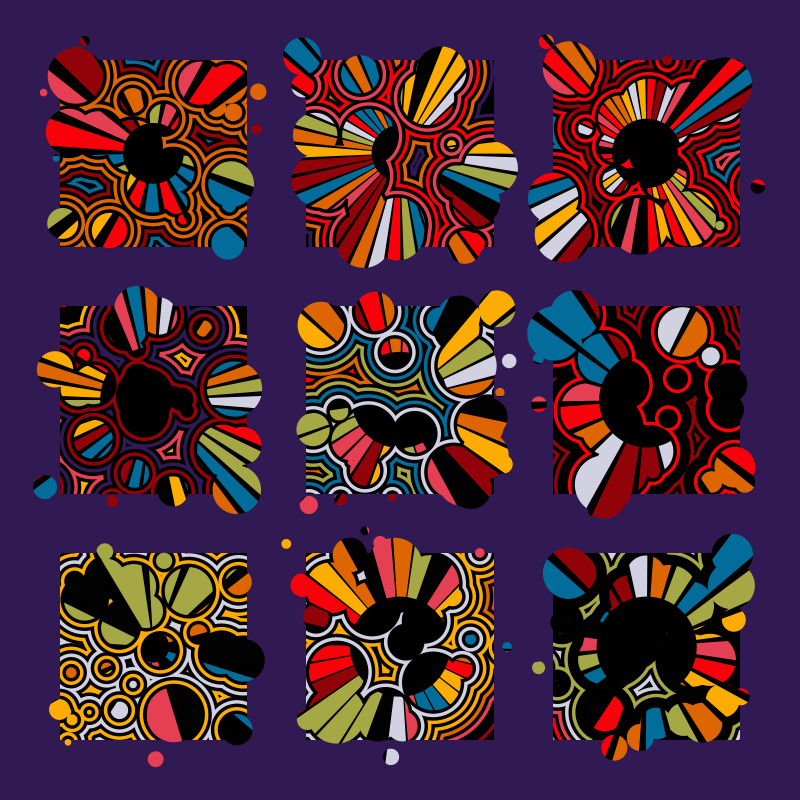
Frame 1 (no input)
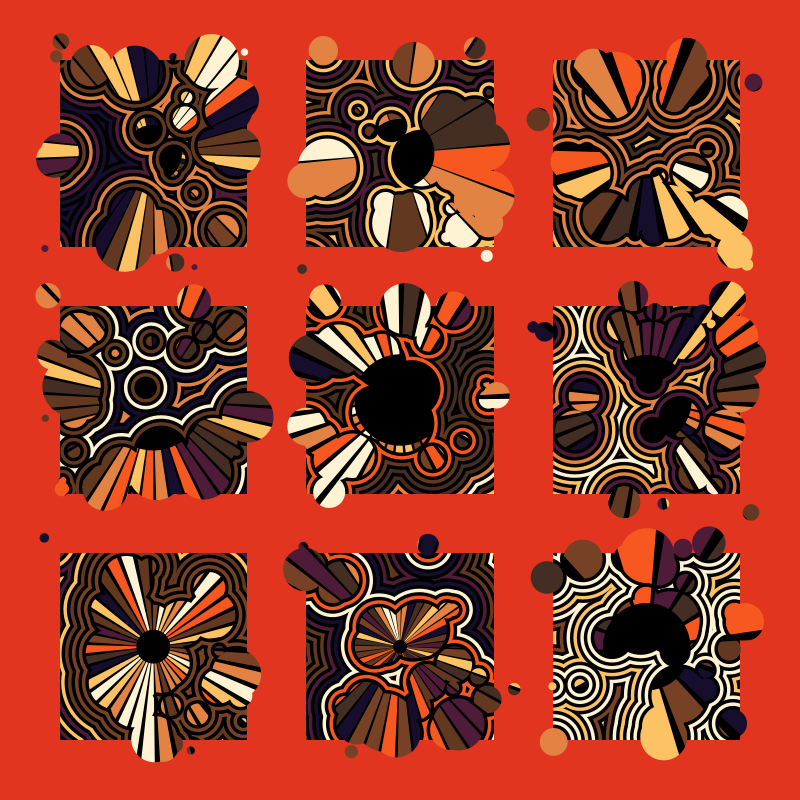
Frame 2 (the mouse pressed at the canvas centre, redrawn once)

The Processing sketch that drew these frames (run headless with seeded random() and noise(); the mouse was pressed at the canvas centre and the sketch redrawn once):

// Processing sketch: sketch_20200708_rays_and_ripples
// ── sketch_20200708_rays_and_ripples.pde
PGraphics rays, mask;

float main_border = 30;

float ripple_width = 0.028;
int num_circs = 30;
Range circ_size_range = new Range(0.02, 0.24);
Circle[] circles = new Circle[num_circs];

Range ray_inner_range = new Range(0.02, 0.25);
Range ray_count_range = new Range(5, 45);
Range ray_gap_range = new Range(0.05, 0.30);

int grid = 3;
Bounds[] all_bounds = new Bounds[grid * grid];
float border = 0.01;
float inset = 0.12;

boolean colored_ripples = true;
boolean colored_rays = true;

int num_palettes = 2;
color[] palette = new color[5 * num_palettes];

void setup() {
	size(800, 800);
	noStroke();
	rays = createGraphics(width, height);
	mask = createGraphics(width, height);
}

void keyPressed() {
	if (key == ' ') {
		loop();
	}
	if (key == 's' || key == 'S') {
		int y = year();
		int m = month();
		int d = day();
		int h = hour();
		int n = minute();
		int s = second();
		String filename = "RaysAndRipples" + Integer.toString(y) + Integer.toString(m) + Integer.toString(d) + Integer.toString(h) + Integer.toString(n) + Integer.toString(s) + ".png";
		save("Images/" + filename);
		println("Saved: " + filename);
	}
}

void draw() {
	noLoop();
	
	for (int i = 0; i < num_palettes; i++) {
		color[] pal = palettes[int(random(palettes.length))];
		for (int j = 0; j < 5; j++) {
			palette[i * 5 + j] = pal[j];
		}
	}
	
	int bg_index = int(random(palette.length));
	color bg_color = palette[bg_index];
	palette[bg_index] = palette[palette.length - 1];
	
	background(bg_color);
	
	mask.beginDraw();
	mask.noStroke();
	mask.background(0);
	mask.fill(255);
	mask.endDraw();
	
	rays.beginDraw();
	rays.background(0);
	rays.noStroke();
	rays.endDraw();
	
	float sz = (width - 2 * main_border) / grid;
	for (int j = 0; j < grid; j++) {
		for (int i = 0; i < grid; i++) {
			all_bounds[j * grid + i] = new Bounds(main_border + sz * i, main_border + sz * j, sz, sz);
		}
	}
	
	for (Bounds bounds : all_bounds) {
		for (int i = 0; i < num_circs; i++) {
			float r = circ_size_range.rand();
			float x = random(border + r / 2 , 1 - border - r / 2);
			float y = random(border + r / 2, 1 - border - r / 2);
			circles[i] = new Circle(x, y, r);
		}
		
		clip(
			bounds.x + bounds.w * inset,
			bounds.y + bounds.w * inset,
			bounds.w * (1 - 2 * inset),
			bounds.w * (1 - 2 * inset)
			);
		
		int num_ripples = int((1 - 2 * (inset)) / ripple_width) + 1;
		for (int i = 0; i < num_ripples; i++) {
			fill(
				(num_ripples - i) % 2 == 0
				? (colored_ripples ? palette[int(random(palette.length))] : 255)
				: 0
				);
			for (Circle circ : circles) {
				circle(bounds.x + bounds.w * circ.x, bounds.y + bounds.w * circ.y, bounds.w * (circ.r + ripple_width * (num_ripples - i)));
			}
		}
		
		noClip();
		
		mask.beginDraw();
		for (Circle circ : circles) {
			mask.circle(bounds.x + bounds.w * circ.x, bounds.y + bounds.w * circ.y, bounds.w * circ.r);
		}
		mask.endDraw();
		
		rays.beginDraw();
		rays.clip(bounds.x, bounds.y, bounds.w, bounds.w);
		
		if (!colored_rays) {
			rays.fill(palette[int(random(palette.length - 1))]);
		}
		
		float ray_inner = ray_inner_range.rand();
		float ray_outer = 1;
		float ray_gap = ray_gap_range.rand();
		int ray_count = ray_count_range.rand_int();
		
		float a_ray = TWO_PI / ray_count;
		float a_off = random(TWO_PI);
		
		for (int i = 0; i < ray_count; i++) {
			if (colored_rays) {
				rays.fill(palette[int(random(palette.length - 1))]);
			}
			
			rays.beginShape();
			rays.vertex(
				bounds.x + bounds.w / 2 + bounds.w * ray_inner * cos(a_off + a_ray * i),
				bounds.y + bounds.w / 2 + bounds.w * ray_inner * sin(a_off + a_ray * i)
				);
			if (a_ray > radians(15)) {
				float da = a_ray / 10;
				for (int j = 1; j < 10; j++) {
					rays.vertex(
						bounds.x + bounds.w / 2 + bounds.w * ray_inner * cos(a_off + a_ray * i + da * (1 - ray_gap) * j),
						bounds.y + bounds.w / 2 + bounds.w * ray_inner * sin(a_off + a_ray * i + da * (1 - ray_gap) * j)
						);
				}
			}
			rays.vertex(
				bounds.x + bounds.w / 2 + bounds.w * ray_inner * cos(a_off + a_ray * i + a_ray * (1 - ray_gap)),
				bounds.y + bounds.w / 2 + bounds.w * ray_inner * sin(a_off + a_ray * i + a_ray * (1 - ray_gap))
				);
			rays.vertex(
				bounds.x + bounds.w / 2 + bounds.w * ray_outer * cos(a_off + a_ray * i + a_ray * (1 - ray_gap)),
				bounds.y + bounds.w / 2 + bounds.w * ray_outer * sin(a_off + a_ray * i + a_ray * (1 - ray_gap))
				);
			rays.vertex(
				bounds.x + bounds.w / 2 + bounds.w * ray_outer * cos(a_off + a_ray * i + a_ray * (1 - ray_gap) * 0.5),
				bounds.y + bounds.w / 2 + bounds.w * ray_outer * sin(a_off + a_ray * i + a_ray * (1 - ray_gap) * 0.5)
				);
			rays.vertex(
				bounds.x + bounds.w / 2 + bounds.w * ray_outer * cos(a_off + a_ray * i),
				bounds.y + bounds.w / 2 + bounds.w * ray_outer * sin(a_off + a_ray * i)
				);
			rays.endShape(CLOSE);
		}
		rays.noClip();
		rays.endDraw();
	}
	
	PImage rays_img = rays.get();
	rays_img.mask(mask.get());
	image(rays_img, 0, 0);
}

// ── palettes.pde
color[][] palettes = {
	{#b7b7af, #848388, #5d5e60, #373737, #0f0f0f} ,
	{#131a08, #303d0f, #7b9a00, #fd0462, #9d0105} ,
	{#684144, #cb0f4c, #cf92b1, #ecb83e, #eb5815} ,
	{#e2c2a9, #d7a739, #e25359, #d5e3e4, #0a3b4c} ,
	{#021524, #052b36, #015768, #4e80a1, #fbfcfe} ,
	{#93cb9a, #f0b7bd, #f3e88e, #99e3ec, #50b4c3} ,
	{#544327, #011762, #859a01, #e7bf22, #8da1aa} ,
	{#81edf7, #00a4c0, #02748f, #f70110, #6e0516} ,
	{#475808, #9ab031, #deca98, #92b8cb, #30646f} ,
	{#172b44, #02487c, #42b3eb, #acb1b4, #285f1e} ,
	{#270601, #5d2806, #984b17, #dfac73, #2695a9} ,
	{#795243, #925632, #c06431, #cd8b59, #d0ac7a} ,
	{#328f0a, #d73888, #c4a37a, #425c2d, #030408} ,
	{#ffe4cf, #fad6b6, #89968f, #535f6b, #0a1117} ,
	{#fff8f0, #bb89c6, #7c7cb0, #5f3d91, #433f9e} ,
	{#051016, #203844, #bcebc9, #9a5492, #511932} ,
	{#a32048, #ff919e, #f0cfe4, #00aea5, #024b42} ,
	{#021a04, #395b11, #fa4e42, #b92f2f, #8f140c} ,
	{#224201, #6a8824, #a39a4d, #c29f05, #f0f0f0} ,
	{#8f77a9, #74193a, #feff73, #8d9a04, #0c3004} ,
	{#15120b, #a02a06, #9bc19c, #7a8124, #283a10} ,
	{#070c20, #334c6b, #868b8e, #faf5ef, #534538} ,
	{#a41322, #025537, #03d4ad, #ffffff, #b7c402} ,
	{#FFFFFF, #A5B341, #38878B, #8B4E21, #E8B973} ,
	{#065653, #358680, #aec8bf, #c39a7c, #1e130d} ,
	{#b81c4c, #fe86b3, #ffffff, #825947, #50210d} ,
	{#fdfef9, #a2b1c8, #989590, #464847, #060201} ,
	{#526049, #56a69d, #457ed5, #414c62, #07100b} ,
	{#ffffff, #d46355, #9e774c, #6a3c2c, #301411} ,
	{#b7711b, #ca9b53, #ffffff, #01b2d4, #024369} ,
	{#170E2D, #4E1C39, #E1351F, #F75820, #FDC264} ,
	{#532d1a, #a55733, #ca9760, #29e2e5, #485d3c} ,
	{#B2922F, #D13040, #F27579, #F1B8BE, #EFF3F4} ,
	{#d0833b, #e12d2e, #7bdcef, #248490, #002d3c} ,
	{#004b62, #00828f, #81c0c5, #f2eeed, #f9b401} ,
	{#595661, #8d8d8d, #f4f6f5, #b08e44, #7292ab} ,
	{#7ccdde, #ffda15, #fffdf8, #e6c4a8, #b85a1c} ,
	{#fbc646, #ee8005, #88ab13, #a50239, #282820} ,
	{#d0dcb4, #f1692b, #f8f7fc, #6a6667, #282923} ,
	{#2c2721, #66513c, #967f5f, #d0ba91, #ffffff} ,
	{#6a952a, #ff1463, #b479bb, #15362f, #000000} ,
	{#0e0e44, #8f2086, #fdd55b, #94d4ed, #23a6da} ,
	{#af4305, #efc437, #e2bc73, #cedeee, #627fa9} ,
	{#bb59a6, #c877ba, #e7a5ef, #fcba1b, #cb4812} ,
	{#3f4a5c, #be5a04, #cd954b, #e7c892, #ffffff} ,
	{#0c2e5e, #565a63, #d0c6ba, #f49656, #4c220a} ,
	{#072a16, #2d6b22, #8ab446, #acc864, #d3e29d} ,
	{#495049, #57898a, #b3b89a, #ccae66, #cb9362} ,
	{#770c16, #be1124, #187999, #e9ae38, #ffffff} ,
	{#352211, #966233, #fdca9b, #505163, #030208} ,
	{#56752f, #b2b657, #ffffff, #80695b, #473e37} ,
	{#390a10, #bd2f3f, #ecb3c2, #9aab29, #1a2916} ,
	{#584b3b, #a69585, #ffffff, #b80000, #830506} ,
	{#001415, #5ac5d7, #25779f, #0b8671, #78e08b} ,
	{#ffffff, #81776b, #504748, #0f0e0c, #6a8286} ,
	{#870102, #c91b02, #f0741a, #d68769, #f0d4c8} ,
	{#121617, #324644, #547062, #7f9894, #c5e3db} ,
	{#442e23, #623820, #774125, #e28343, #fff3d3} ,
	{#03080c, #212940, #6f7188, #afc0dc, #eecfa3} ,
	{#47391c, #b77538, #ac8f63, #7e91af, #c71b1b} ,
	{#757c84, #878181, #baada5, #e3caac, #ded2c4} ,
	{#6a9c43, #86b976, #8fbc93, #d3dbb4, #e37601} ,
	{#011226, #017db3, #da0227, #fe7062, #49197c} ,
	{#392820, #cc8655, #f0c3ac, #d9d6df, #f51321} ,
	{#dd8200, #f3b93c, #ffec8d, #7eac01, #355c01} ,
	{#552743, #963c79, #b55f9c, #cf90bd, #b4afc6} ,
	{#402c21, #825842, #c49f82, #fcfcfa, #93ac2a} ,
	{#026d9b, #a6a845, #920309, #e53f53, #311953} ,
	{#664b42, #927a76, #cf9c7d, #f0f3fc, #80d6f1} ,
	{#faf34d, #8d7e0b, #f2223a, #ffffff, #497dc6} ,
	{#1e1c21, #4e6d34, #aeaa2d, #e9d576, #ffe996} ,
	{#08091b, #6486ac, #c0bfc4, #eedfc2, #fefefe} ,
	{#051934, #615f6a, #646a66, #bf7945, #ffffff} ,
	{#012d4a, #014753, #016392, #01839d, #aacfe2} ,
	{#4f0208, #d65969, #cccacd, #ae8a72, #4b4239} ,
	{#ffffff, #bc2922, #797d86, #87634b, #0c0606} ,
	{#d1e44a, #9dd946, #fbebde, #fb580d, #c73601} ,
	{#43484c, #518791, #a4cde3, #e2e1b5, #ac9d4c} ,
	{#b28aad, #cab0b3, #7a787d, #d0cbc5, #f3f3f3} ,
	{#010e1f, #3c6287, #98dab4, #8ec975, #068b49} ,
	{#3b2a18, #766440, #bd701e, #a0af14, #f5efd9} ,
	{#754b11, #c49649, #f9f7f8, #eec49c, #7f3f1c} ,
	{#d48421, #cd9e50, #8d642c, #69481d, #3c2209} ,
	{#3c1d25, #68212f, #a5395d, #e088ae, #cbe81e} ,
	{#112c09, #d3a2d1, #a7bfb2, #658949, #739b81} ,
	{#ab410d, #dcab5e, #f9ecdc, #93cadf, #4bafc9} ,
	{#461f20, #bf0008, #d29cb3, #84a393, #ffffff} ,
	{#417487, #9b8675, #ffffff, #414046, #080808} ,
	{#af5310, #db8025, #f0d198, #e4dfd9, #fdfdff} ,
	{#15222a, #255a62, #0390e8, #48b4a5, #f4f1ea} ,
	{#d07725, #f0ba34, #abaca7, #5b5d52, #000000} ,
	{#060405, #262626, #fddc68, #f6904e, #de3643} ,
	{#a2453e, #c2a198, #7d6d6d, #cc8e37, #e0a98b} ,
	{#253745, #6E8492, #1A9A09, #D5BA6B, #FFFFFF} ,
	{#e97c15, #3b7159, #279cbf, #9dc3f4, #dbdfe2} ,
	{#dafd95, #b8f416, #65ae07, #557d25, #306400} ,
	{#0372FF, #0AA0DF, #8CD890, #387D20, #B89B97} ,
	{#012c35, #048f8c, #a3dcef, #ffffff, #1161c4} ,
	{#3D811E, #6AB960, #ADA2A6, #8F5941, #452725} ,
	{#98490e, #f3ba22, #e4dcc9, #5b4c2d, #060501} ,
	{#231e18, #884825, #d2986a, #dfc9cb, #b4ad1f} ,
	{#0c314c, #0c5868, #2284b1, #2bb7d0, #ffffff} ,
	{#ffb629, #75c9e3, #a5c5c2, #288990, #45769e} ,
	{#0d323a, #b2c4ac, #dcc38d, #665537, #ffffff} ,
	{#141d02, #286601, #3a91a2, #fff701, #9a0002} ,
	{#0365d2, #84899f, #f3ca4c, #f29d30, #ec5b08} ,
	{#614631, #906902, #8b8608, #e0c6c7, #b4dbf8} ,
	{#000000, #5e5e28, #acaf82, #d7c20f, #dac26a} ,
	{#201d60, #a87571, #207a92, #a3a45e, #f5ee9e} ,
	{#c53652, #f9aa7f, #476f66, #afcfc4, #eaecde} ,
	{#092e02, #55721e, #9eac31, #f5f5f5, #beb29c} ,
	{#03111c, #333a42, #525856, #4d8a47, #fafee3} ,
	{#81C405, #224761, #941236, #939D9C, #74AFD1} ,
	{#82603d, #c9b09c, #b3cd12, #81d2cb, #dd7b18} ,
	{#576333, #bb4b64, #c77d94, #dd9db5, #e3d9da} ,
	{#0c0902, #7f3d1b, #e9d1af, #907a62, #b4875d} ,
	{#803b02, #7c5f3d, #fafffb, #afca9d, #33391d} ,
	{#8e9a90, #362b4b, #d7c7d2, #f7f6fb, #d8deec} ,
	{#8aa3c1, #463430, #6b5756, #8c7e75, #ffffff} ,
	{#ffdd00, #a1ba52, #bc8064, #dfc4b9, #ffffff} ,
	{#939194, #b7ba47, #d9b287, #ffffff, #170e21} ,
	{#56030d, #aa000d, #ea0001, #ffffff, #cbc3c1} ,
	{#ffffff, #0d6aa3, #a7bcb7, #af9175, #949a6e} ,
	{#112523, #365b53, #f2e1c3, #fcdda6, #764b55} ,
	{#4f3f80, #f6e3b8, #f3fbfd, #9c7f79, #7b767d} ,
	{#3f7d10, #dbab95, #fef5ce, #ffffff, #cfddea} ,
	{#acac3e, #69873f, #d6c5be, #c2a28d, #c6d2e0} ,
	{#5d2904, #82440b, #b7751f, #8b6e28, #d4ba66} ,
	{#ff3caa, #ffea35, #3d5c23, #163c9f, #16cddb} ,
	{#340529, #571038, #973367, #dea4ca, #9e915d} ,
	{#3d0e08, #9a3016, #cf650f, #e29b27, #e5bf80} ,
	{#86231e, #f48d24, #bb9580, #86bed5, #2e609b} ,
	{#0d0d01, #252501, #c8b245, #cd884f, #642e14} ,
	{#090303, #493540, #c6151b, #ec7034, #c1c4bb} ,
	{#00498e, #0087c1, #85cbef, #a3b8d3, #728b9f} ,
	{#e04386, #fd82b1, #ffbbd7, #ffd0e6, #feeff4} ,
	{#e2664c, #d08477, #e8c4c4, #e5dade, #feeff4} ,
	{#036058, #05a84f, #87c532, #f48104, #ffffff} ,
	{#b34009, #e46d07, #efa345, #f7d5bc, #feeff4} ,
	{#080a05, #a45d27, #a79877, #b4a997, #ffffff} ,
	{#264301, #5c8a03, #82b21e, #d6f58e, #d3e3b6} ,
	{#a1b2c2, #aecbcf, #ccaba2, #fab5d2, #fdfdfd} ,
	{#98b03e, #d41b23, #90050a, #c2ae95, #c3a984} ,
	{#F9DB9B, #F9C852, #BE701D, #B5BB19, #FFFFFF} ,
	{#2a4705, #789a29, #55b5df, #98cce4, #c0d0d0} ,
	{#2D1813, #74462E, #CA9F72, #637742, #CE2913} ,
	{#FBF6F3, #9F9DAB, #485D9C, #8B9FD4, #E3BD76} ,
	{#c67734, #870134, #ffffff, #9b8879, #162a42} ,
	{#070302, #4d3c22, #b5e3d9, #75ab79, #4ca70a} ,
	{#092435, #4a92a8, #60ccd9, #bbf0e8, #61908a} ,
	{#eaebe6, #f29e48, #556908, #86396f, #321f3f} ,
	{#0b1c2c, #9f0215, #fafafa, #47b0e0, #204562} ,
	{#a7c4fe, #feb737, #fafafa, #e192e5, #905bb5} ,
	{#B41004, #F26B02, #F98E48, #FF9918, #2e2c20} ,
	{#9cba0d, #57251e, #fafafa, #e14373, #8d0020} ,
	{#d28470, #ebb15f, #fafafa, #8cc8ea, #31a3be} ,
	{#9f4f1a, #fcba04, #fafafa, #35b2d2, #25717f} ,
	{#ffcc01, #b9d920, #ffa175, #f26750, #648898} ,
	{#9bcf53, #dad1a6, #e25050, #a92d11, #636469} ,
	{#13645b, #ffe93e, #0042ca, #01cbf3, #008fb7} ,
	{#5B3623, #173551, #3B5B70, #CAB9B1, #FFFFFF} ,
	{#292838, #e2000c, #80b6d2, #b9daeb, #faf5f2} ,
	{#824E29, #C99D78, #F7F5F6, #7EA1B7, #FAD167} ,
	{#407523, #79d5fa, #ffd401, #d8e3c5, #baa296} ,
	{#738f07, #b0cbde, #fbf4e2, #9d84c5, #4e4189} ,
	{#8caa24, #b89a68, #ffffff, #fea405, #f86901} ,
	{#271f2a, #582b40, #bf93b7, #ffffff, #ba2b09} ,
	{#1a344d, #1e8eb6, #f7f5f6, #fc9843, #5a1800} ,
	{#020202, #DD6602, #FDAD02, #D2D1E1, #F8010A} ,
	{#b2c303, #ffed17, #c0cfe6, #7074bd, #da293d} ,
	{#c82425, #f55428, #ff9501, #f9fafe, #599a02} ,
	{#43b8ee, #8dcfef, #f388be, #f6d518, #572c23} ,
	{#8c0315, #c11628, #eec0c3, #f8fcff, #8fb6b5} ,
	{#126398, #297f7e, #34a0e1, #bec513, #354c32} ,
	{#0c0304, #644936, #f9a147, #c65d02, #b02101} ,
	{#020611, #343b57, #494cd1, #65ade8, #f4feff} ,
	{#f49b0d, #cf5fa9, #baa6a7, #554b54, #1f1d22} ,
	{#842543, #eb3655, #fda8bb, #fdb120, #4d7751} ,
	{#02d3ce, #a5ba07, #ffffff, #f4dab5, #513e37} ,
	{#8aa4bf, #bfc1c0, #9a5514, #523112, #040402} ,
	{#60791d, #ffaf00, #cebe9c, #f8f9fd, #0095d7} ,
	{#00134e, #024cb5, #1f86fc, #9dc0fa, #e8dacd} ,
	{#5d5c5a, #e73c42, #e0d9cf, #dfbd9a, #ae8663} ,
	{#A06F73, #534E55, #6C6378, #7B7277, #C3C1CC} ,
	{#130b08, #484743, #f5f5f7, #ca8252, #765532} ,
	{#9ccd00, #43b6a7, #0154ba, #d8cabf, #7c6553} ,
	{#4a73b1, #92dccd, #dbe4cf, #fffefc, #ffe9ca} ,
	{#040404, #4e504d, #8f979a, #fffffd, #441014} ,
	{#290302, #791d1e, #fcfafb, #63734f, #43592b} ,
	{#557546, #8fc002, #ffffff, #ffedd5, #7d5259} ,
	{#000000, #031019, #2a465c, #316d92, #8d9ea5} ,
	{#4f2006, #a36439, #ba8f5c, #e3b577, #f0e9d7} ,
	{#d04b84, #5c9949, #01758e, #6fd8dc, #f0e9d7} ,
	{#62441e, #d29c3c, #eb8b4f, #c8aba7, #fcfbf7} ,
	{#232740, #4a517b, #d7eaf8, #ffcb2a, #e69c33} ,
	{#9eaf9c, #4ea0b6, #d1b472, #15355e, #7d1ec2} ,
	{#ffffff, #ffdf98, #d0985d, #ad102d, #161e4c} ,
	{#823f12, #b07d3e, #fcd985, #dde5d6, #9bb2c0} ,
	{#910663, #293d86, #f7f026, #9f9a94, #fcf8f5} ,
	{#446104, #f4046f, #fe8ac7, #9fc9d9, #02b3e5} ,
	{#ea57a7, #c95675, #d2aea2, #ffffff, #c0ced1} ,
	{#034f9b, #facd94, #fd948e, #ffffff, #fb1c53} ,
	{#44466D, #54554D, #86A0BB, #6E95A6, #FFFFFF} ,
	{#00105b, #558e0d, #efd101, #9a967d, #2d2220} ,
	{#d5cf3d, #fbc725, #fc364d, #e2b07d, #9b6131} ,
	{#507160, #d37a9a, #ecb9e2, #7d7fbc, #7d8d9d} ,
	{#02778b, #6fbdaf, #e73e21, #746430, #ffffff} ,
	{#DC0002, #F2B234, #FEC888, #ECD9CB, #F8F7F3} ,
	{#70920a, #384e5c, #a57585, #ecd9cb, #f8f7f3} ,
	{#ffffff, #f4b647, #b51628, #6d0005, #160404} ,
	{#724b08, #da9c23, #7f6c66, #c5c5c7, #ffffff} ,
	{#ffffff, #bf3255, #98b44d, #bd8c52, #2f1b14} ,
	{#ffea01, #526b2a, #c4cb63, #f9f6e3, #865e45} ,
	{#bcc84c, #bf4a53, #a65e2e, #583925, #101010} ,
	{#61838d, #bedcda, #a2adc3, #e6e5ed, #f9f8fe} ,
	{#b1081b, #d0898d, #ecdbeb, #c0dde5, #57b8bf} ,
	{#4a6600, #f5be64, #7f7888, #c2bcc0, #f3f0e9} ,
	{#6b5f8f, #946c6a, #a18071, #b3d3c8, #ede1c7} ,
	{#47247e, #be5edb, #ba3b2a, #e37b78, #f1e2ff} ,
	{#e8cfec, #b681dd, #766a54, #5f4256, #231b82} ,
	{#26411e, #64767a, #ceab33, #f18d2b, #9c4921} ,
	{#1a748e, #55c4d7, #f0df99, #d38e31, #992915} ,
	{#c3547f, #e087b5, #97a7c8, #b7adb6, #edeffc} ,
	{#2a5124, #51a62d, #ebef74, #e9de2a, #c2ab1d} ,
	{#c4d8cd, #8ea19b, #eec0ca, #cc6a79, #498025} ,
	{#fce767, #60bed8, #eb7291, #667a95, #fbfaf8} ,
	{#be5b0a, #e88f2b, #c5a278, #815935, #637007} ,
	{#B8DE7B, #545D98, #92A6AD, #BFDBE7, #81A6B8} ,
	{#296972, #54b7d7, #a89b3d, #dcab10, #ea493f} ,
	{#248c35, #8cd3ff, #47a1f7, #0066cb, #01326c} ,
	{#fe4236, #ff7d65, #d5a902, #8bb911, #2f6005} ,
	{#612c34, #86516b, #a1a1c3, #daeaf9, #ad735f} ,
	{#d4e73e, #a6ca50, #6a9d1a, #30580f, #425059} ,
	{#f1ede2, #97d4cd, #028f98, #6799ce, #fc4f7a} ,
	{#000000, #4c000d, #840315, #c20009, #fffc23} ,
	{#ffffff, #adabac, #7b7b7b, #4e4e4e, #030303} ,
	{#6c9400, #b0cccf, #9f9691, #bc1212, #70130e} ,
	{#f6d748, #da72c1, #eecbeb, #ffffff, #a2887b} ,
	{#af7766, #db9299, #f3cad0, #fce9e5, #fef7f1} ,
	{#64728C, #6E8C8E, #C4E0E4, #FAE8A6, #D58564} ,
	{#00090e, #073255, #61818c, #8db0b2, #bddcd7} ,
	{#443751, #a4635d, #838553, #9dbab5, #e2e6d8} ,
	{#110600, #412c01, #796236, #97a15c, #f0e869} ,
	{#d26374, #b3b017, #d3b47e, #ffefcd, #ced7dc} ,
	{#49493D, #4B6951, #F5C13A, #F85238, #791F38} ,
	{#242834, #095B93, #489AC2, #C4B0A9, #FFCC57} ,
	{#69883a, #a3b561, #c25244, #d2c4b9, #655847} ,
	{#2f1f3c, #523956, #745567, #b99595, #dac1ba} ,
	{#00080a, #001f4b, #01487e, #55a9cb, #ffffff} ,
	{#1a1624, #8b3f6e, #ffa1c5, #e4b281, #ff022e} ,
	{#1f2022, #6b9bc3, #a9e1ee, #feb302, #5b691a} ,
	{#cd9653, #dbc7a2, #89592b, #61141c, #7e8528} ,
	{#090c15, #22072a, #530b57, #780c3d, #3438bd} ,
	{#eea86d, #a0b131, #cfc9a9, #7d7755, #3d3824} ,
	{#2C4F4B, #31869A, #C4E0EB, #DDBE92, #D57101} ,
	{#034833, #5C9A73, #3B6A00, #CA9E01, #9D5E00} ,
	{#664a32, #93816d, #07d3f8, #2a6f8e, #c64001} ,
	{#222917, #617c11, #c2c55e, #fedd9a, #b08c50} ,
	{#427c49, #f41b36, #f05366, #f9f9fb, #807c7b} ,
	{#1d1007, #504031, #7d7779, #fdfdfd, #7f6e5c}
};

// ── util.pde
class Bounds {
	float x, y, w, h;
	
	Bounds(float x, float y, float w, float h) {
		this.x = x;
		this.y = y;
		this.w = w;
		this.h = h;
	}
}

class Circle {
	float x, y, r;
	
	Circle(float x, float y, float r) {
		this.x = x;
		this.y = y;
		this.r = r;
	}
	
	void show() {
		circle(x, y, r);
	}
}

class Range {
	float min, max;
	
	Range(float min, float max) {
		this.min = min;
		this.max = max;
	}
	
	float rand() {
		return random(min, max);
	}
	
	int rand_int() {
		return int(rand());
	}
}
